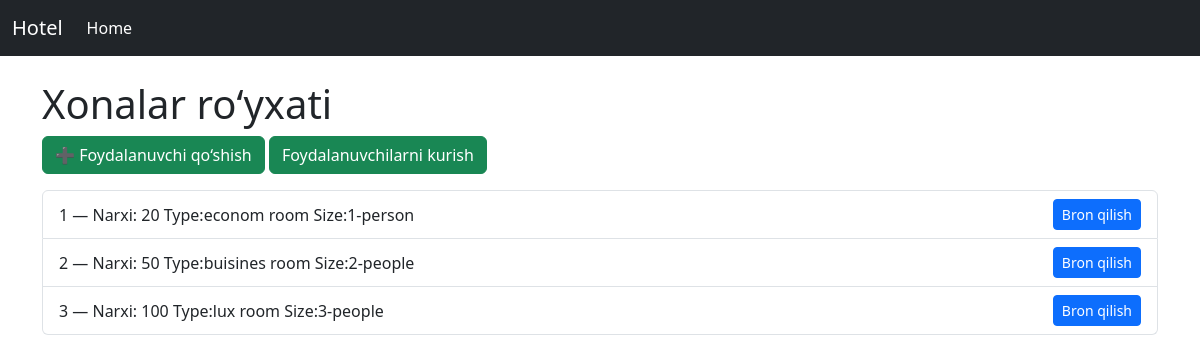
The page / on the database its author committed.
### Mehmonhona/models.py (models this page shows, shortened)
class Room(models.Model):
    title = models.CharField(max_length=100)
    price = models.IntegerField()
    id_room_type = models.ForeignKey(Category, on_delete=models.CASCADE)
    id_room_size = models.ForeignKey(RoomSize, on_delete=models.CASCADE)
    id_employee = models.ForeignKey(Employee, on_delete=models.CASCADE)
    is_active = models.BooleanField(default=True)

class Category(models.Model):
    title = models.CharField(max_length=255)
    def __str__(self):
        return self.title

class RoomSize(models.Model):
    title = models.CharField(max_length=100)
    context = models.TextField()
    def __str__(self):
        return self.title

### Mehmonhona/views.py (the view)
# urls.py: path('', views.home, name='home'),
def home(request):
    rooms = Room.objects.all()
    context = {
        'rooms': rooms,
    }
    return render(request, 'home.html', context)

### Mehmonhona/templates/home.html (shortened to what this page needs)
{% extends 'base.html' %}
{% block content %}
<h1>Xonalar ro‘yxati</h1>
<div class="mb-3">
  <a href="{% url 'add_user' %}" class="btn btn-success">➕ Foydalanuvchi qo‘shish</a>
  <a href="{% url 'show_users' %}" class="btn btn-success"> Foydalanuvchilarni kurish</a>
</div>
{% if rooms %}
  <ul class="list-group">
    {% for room in rooms %}
      <li class="list-group-item d-flex justify-content-between align-items-center">
        {{ room.title }} — Narxi: {{ room.price }}      Type:{{room.id_room_type}}  Size:{{room.id_room_size}}
        {% if room.is_active %}
          <a href="{% url 'deal' room.id %}" class="btn btn-primary btn-sm">Bron qilish</a>
        {% else %}
          <span class="badge bg-secondary">Band</span>
        {% endif %}
      </li>
    {% endfor %}
  </ul>
{% else %}
  <p>Hozircha xona mavjud emas.</p>
{% endif %}
{% endblock %}

### rows shown on the page
Room: title "1", price "20", id_room_type "econom room", id_room_size "1-person", is_active "Bron qilish"
Room: title "2", price "50", id_room_type "buisines room", id_room_size "2-people", is_active "Bron qilish"
Room: title "3", price "100", id_room_type "lux room", id_room_size "3-people", is_active "Bron qilish"
